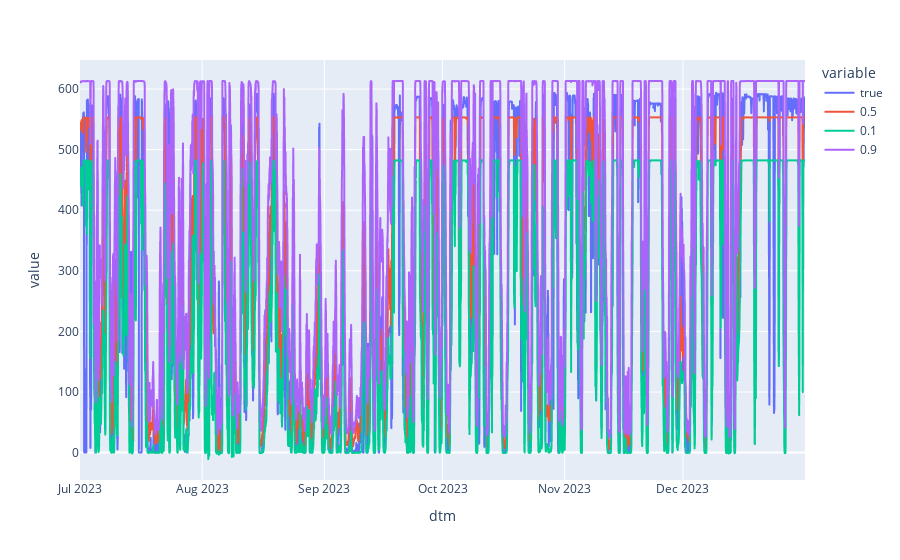

The notebook cell saved with this chart:
### Code cell
import plotly.express as px

px.line(pred_and_true, y = ["true", "0.5", "0.1", "0.9"])

### Figure 1 — Plotly figure (JSON) as saved in the notebook; plotly's stock layout.template omitted (floating-point values rounded to 4 significant figures; data arrays with more than 128 entries replaced by an {"elided": "..."} marker saying what was removed)
{"data": [{"hovertemplate": "variable=true<br>dtm=%{x}<br>value=%{y}<extra></extra>", "legendgroup": "true", "line": {"color": "#636efa", "dash": "solid"}, "marker": {"symbol": "circle"}, "mode": "lines", "name": "true", "showlegend": true, "type": "scattergl", "x": {"elided": "8832 str values"}, "xaxis": "x", "y": {"elided": "8832 float values"}, "yaxis": "y"}, {"hovertemplate": "variable=0.5<br>dtm=%{x}<br>value=%{y}<extra></extra>", "legendgroup": "0.5", "line": {"color": "#EF553B", "dash": "solid"}, "marker": {"symbol": "circle"}, "mode": "lines", "name": "0.5", "showlegend": true, "type": "scattergl", "x": {"elided": "8832 str values"}, "xaxis": "x", "y": {"elided": "8832 float values"}, "yaxis": "y"}, {"hovertemplate": "variable=0.1<br>dtm=%{x}<br>value=%{y}<extra></extra>", "legendgroup": "0.1", "line": {"color": "#00cc96", "dash": "solid"}, "marker": {"symbol": "circle"}, "mode": "lines", "name": "0.1", "showlegend": true, "type": "scattergl", "x": {"elided": "8832 str values"}, "xaxis": "x", "y": {"elided": "8832 float values"}, "yaxis": "y"}, {"hovertemplate": "variable=0.9<br>dtm=%{x}<br>value=%{y}<extra></extra>", "legendgroup": "0.9", "line": {"color": "#ab63fa", "dash": "solid"}, "marker": {"symbol": "circle"}, "mode": "lines", "name": "0.9", "showlegend": true, "type": "scattergl", "x": {"elided": "8832 str values"}, "xaxis": "x", "y": {"elided": "8832 float values"}, "yaxis": "y"}], "layout": {"legend": {"title": {"text": "variable"}, "tracegroupgap": 0}, "margin": {"t": 60}, "xaxis": {"anchor": "y", "domain": [0, 1], "title": {"text": "dtm"}}, "yaxis": {"anchor": "x", "domain": [0, 1], "title": {"text": "value"}}}}
